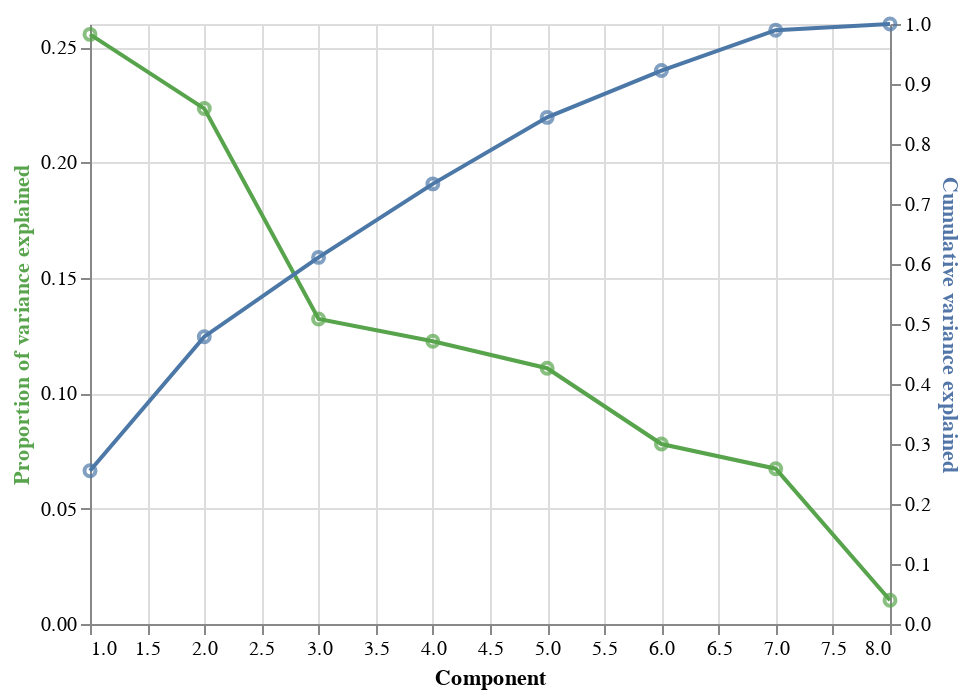

Write notebook code for a chart like this one.
### Code cell
## (iv) plot variance explained

# encode component axis only as base layer
base = alt.Chart(pcvars).encode(x = 'Component') # SOLUTION

# make a base layer for the proportion of variance explained
# BEGIN SOLUTION
prop_var_base = base.encode(
    y = alt.Y('Proportion of variance explained',
              axis = alt.Axis(titleColor = '#57A44C'))
)
# END SOLUTION

# make a base layer for the cumulative variance explained
# BEGIN SOLUTION
cum_var_base = base.encode(
    y = alt.Y('Cumulative variance explained', axis = alt.Axis(titleColor = '#5276A7'))
)
# END SOLUTION

# add points and lines to each base layer
# BEGIN SOLUTION
prop_var = prop_var_base.mark_line(stroke = '#57A44C') + prop_var_base.mark_point(color = '#57A44C')
cum_var = cum_var_base.mark_line() + cum_var_base.mark_point()
# END SOLUTION

# layer the layers
fig6 = alt.layer(prop_var, cum_var).resolve_scale(y = 'independent') # SOLUTION

# display
fig6

### Figure 1 — Vega-Lite specification as saved in the notebook (floating-point values rounded to 4 significant figures)
{"config": {"view": {"continuousWidth": 400, "continuousHeight": 300}}, "layer": [{"layer": [{"mark": {"type": "line", "stroke": "#57A44C"}, "encoding": {"x": {"field": "Component", "type": "quantitative"}, "y": {"axis": {"titleColor": "#57A44C"}, "field": "Proportion of variance explained", "type": "quantitative"}}}, {"mark": {"type": "point", "color": "#57A44C"}, "encoding": {"x": {"field": "Component", "type": "quantitative"}, "y": {"axis": {"titleColor": "#57A44C"}, "field": "Proportion of variance explained", "type": "quantitative"}}}]}, {"layer": [{"mark": "line", "encoding": {"x": {"field": "Component", "type": "quantitative"}, "y": {"axis": {"titleColor": "#5276A7"}, "field": "Cumulative variance explained", "type": "quantitative"}}}, {"mark": "point", "encoding": {"x": {"field": "Component", "type": "quantitative"}, "y": {"axis": {"titleColor": "#5276A7"}, "field": "Cumulative variance explained", "type": "quantitative"}}}]}], "data": {"name": "data-f49a25cfc1e65aeb14e5ccb375a032bc"}, "resolve": {"scale": {"y": "independent"}}, "$schema": "https://vega.github.io/schema/vega-lite/v4.17.0.json", "datasets": {"data-f49a25cfc1e65aeb14e5ccb375a032bc": [{"Proportion of variance explained": 0.2555, "Component": 1, "Cumulative variance explained": 0.2555}, {"Proportion of variance explained": 0.2234, "Component": 2, "Cumulative variance explained": 0.4789}, {"Proportion of variance explained": 0.1321, "Component": 3, "Cumulative variance explained": 0.611}, {"Proportion of variance explained": 0.1225, "Component": 4, "Cumulative variance explained": 0.7336}, {"Proportion of variance explained": 0.1108, "Component": 5, "Cumulative variance explained": 0.8444}, {"Proportion of variance explained": 0.07799, "Component": 6, "Cumulative variance explained": 0.9224}, {"Proportion of variance explained": 0.0673, "Component": 7, "Cumulative variance explained": 0.9897}, {"Proportion of variance explained": 0.01032, "Component": 8, "Cumulative variance explained": 1.0}]}}
